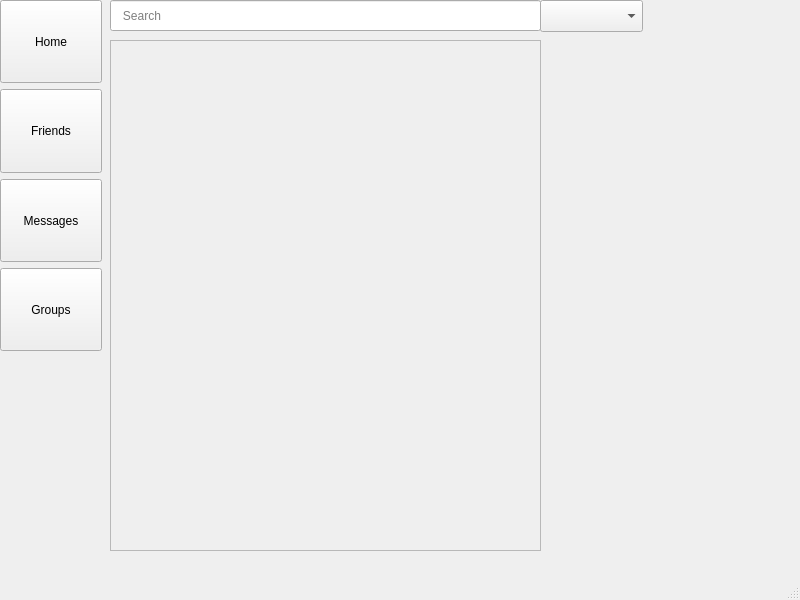
<?xml version="1.0" encoding="UTF-8"?>
<ui version="4.0">
 <class>homepage</class>
 <widget class="QMainWindow" name="homepage">
  <property name="geometry">
   <rect>
    <x>0</x>
    <y>0</y>
    <width>800</width>
    <height>600</height>
   </rect>
  </property>
  <property name="sizePolicy">
   <sizepolicy hsizetype="Fixed" vsizetype="Fixed">
    <horstretch>0</horstretch>
    <verstretch>0</verstretch>
   </sizepolicy>
  </property>
  <property name="windowTitle">
   <string>homepage</string>
  </property>
  <widget class="QWidget" name="centralwidget">
   <widget class="QScrollArea" name="scrollArea">
    <property name="geometry">
     <rect>
      <x>110</x>
      <y>40</y>
      <width>431</width>
      <height>511</height>
     </rect>
    </property>
    <property name="widgetResizable">
     <bool>true</bool>
    </property>
    <widget class="QWidget" name="scrollAreaWidgetContents">
     <property name="geometry">
      <rect>
       <x>0</x>
       <y>0</y>
       <width>429</width>
       <height>509</height>
      </rect>
     </property>
    </widget>
   </widget>
   <widget class="QLineEdit" name="lineEdit">
    <property name="geometry">
     <rect>
      <x>110</x>
      <y>0</y>
      <width>431</width>
      <height>31</height>
     </rect>
    </property>
    <property name="text">
     <string/>
    </property>
    <property name="alignment">
     <set>Qt::AlignLeading|Qt::AlignLeft|Qt::AlignVCenter</set>
    </property>
    <property name="placeholderText">
     <string>   Search</string>
    </property>
   </widget>
   <widget class="QComboBox" name="comboBox">
    <property name="geometry">
     <rect>
      <x>540</x>
      <y>0</y>
      <width>103</width>
      <height>32</height>
     </rect>
    </property>
    <property name="focusPolicy">
     <enum>Qt::StrongFocus</enum>
    </property>
    <property name="currentText">
     <string/>
    </property>
    <property name="currentIndex">
     <number>-1</number>
    </property>
    <property name="minimumContentsLength">
     <number>1</number>
    </property>
    <property name="placeholderText">
     <string>fish</string>
    </property>
    <property name="frame">
     <bool>true</bool>
    </property>
    <property name="modelColumn">
     <number>3</number>
    </property>
   </widget>
   <widget class="QWidget" name="">
    <property name="geometry">
     <rect>
      <x>0</x>
      <y>0</y>
      <width>102</width>
      <height>551</height>
     </rect>
    </property>
    <layout class="QVBoxLayout" name="verticalLayout">
     <item>
      <widget class="QPushButton" name="pushButton">
       <property name="sizePolicy">
        <sizepolicy hsizetype="Minimum" vsizetype="Expanding">
         <horstretch>0</horstretch>
         <verstretch>0</verstretch>
        </sizepolicy>
       </property>
       <property name="text">
        <string>Home</string>
       </property>
      </widget>
     </item>
     <item>
      <widget class="QPushButton" name="pushButton_2">
       <property name="sizePolicy">
        <sizepolicy hsizetype="Minimum" vsizetype="Expanding">
         <horstretch>0</horstretch>
         <verstretch>0</verstretch>
        </sizepolicy>
       </property>
       <property name="text">
        <string>Friends</string>
       </property>
      </widget>
     </item>
     <item>
      <widget class="QPushButton" name="pushButton_3">
       <property name="sizePolicy">
        <sizepolicy hsizetype="Minimum" vsizetype="Expanding">
         <horstretch>0</horstretch>
         <verstretch>0</verstretch>
        </sizepolicy>
       </property>
       <property name="text">
        <string>Messages</string>
       </property>
      </widget>
     </item>
     <item>
      <widget class="QPushButton" name="pushButton_4">
       <property name="sizePolicy">
        <sizepolicy hsizetype="Minimum" vsizetype="Expanding">
         <horstretch>0</horstretch>
         <verstretch>0</verstretch>
        </sizepolicy>
       </property>
       <property name="text">
        <string>Groups</string>
       </property>
      </widget>
     </item>
     <item>
      <spacer name="verticalSpacer">
       <property name="orientation">
        <enum>Qt::Vertical</enum>
       </property>
       <property name="sizeType">
        <enum>QSizePolicy::MinimumExpanding</enum>
       </property>
       <property name="sizeHint" stdset="0">
        <size>
         <width>20</width>
         <height>200</height>
        </size>
       </property>
      </spacer>
     </item>
    </layout>
   </widget>
  </widget>
  <widget class="QMenuBar" name="menubar">
   <property name="geometry">
    <rect>
     <x>0</x>
     <y>0</y>
     <width>800</width>
     <height>22</height>
    </rect>
   </property>
   <property name="sizePolicy">
    <sizepolicy hsizetype="MinimumExpanding" vsizetype="Expanding">
     <horstretch>40</horstretch>
     <verstretch>100</verstretch>
    </sizepolicy>
   </property>
  </widget>
  <widget class="QStatusBar" name="statusbar"/>
 </widget>
 <resources/>
 <connections/>
</ui>
